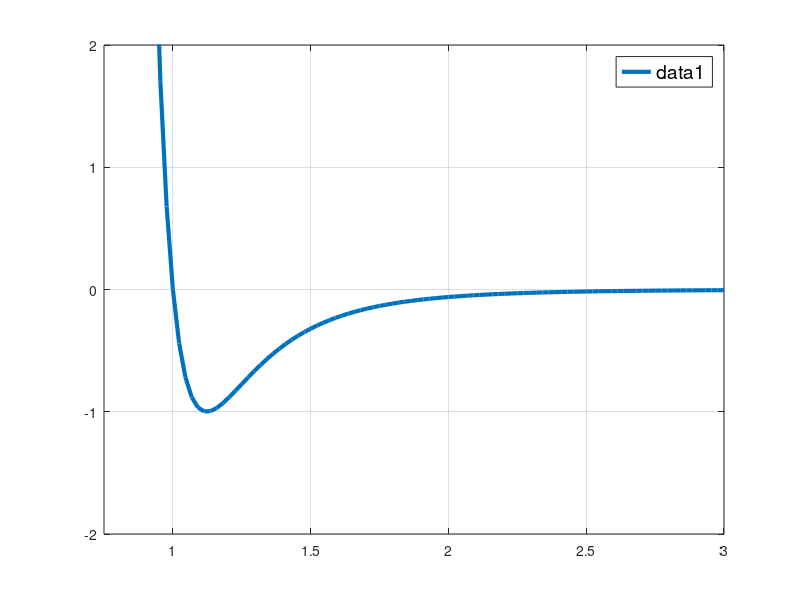

The MATLAB script that drew this image:
clear;
% ----- define the functions-----
U = @(e,s,r) 4*e*((s./r).^12 - (s./r).^6); 
rep = @(e,s,r) 4*e*((s./r).^12);
att = @(e,s,r) -4*e*((s./r).^6);

%----- defining the variables ---------
e = 0.0031;                           
s = 2.74;                           
r = linspace(0.75,3)*s;

% ---- calling the functions -------
U_LJ = U(e,s,r);
rep_LJ = rep(e,s,r);
att_LJ = att(e,s,r);

% ---- plotting--------------
figure(1)
plot(r/s, U_LJ/e,'LineWidth',3)
hold on
grid
%plot(r/s,rep_LJ/e,'LineWidth',3)
hold on
%plot(r/s, att_LJ/e,'LineWidth',3)
hold on
axis([0.75 3 -2 2])
%%legend('Lennard-Jones','replusive', 'attractive')

set(legend,'FontSize',14);
